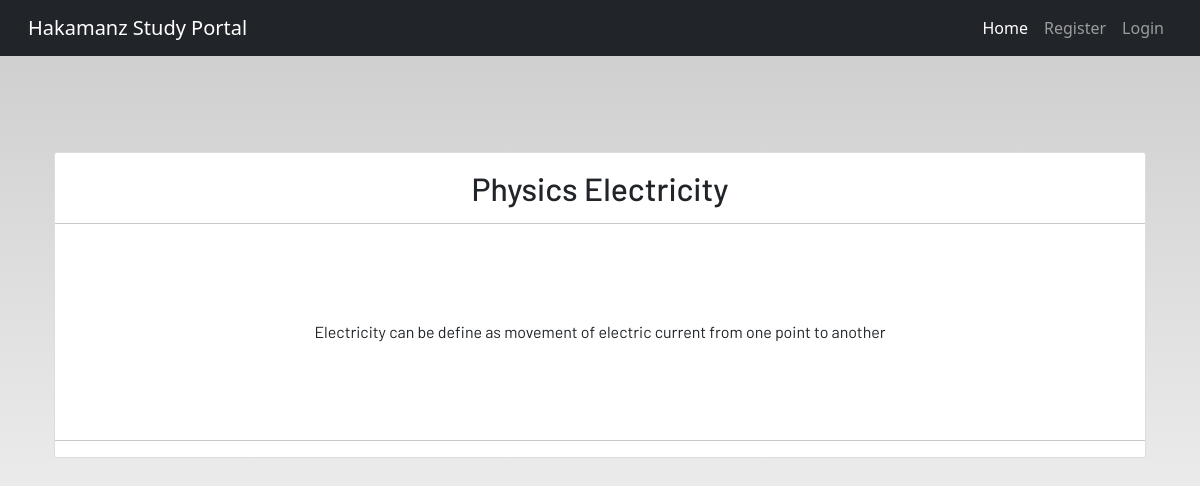
Screenshot of /note/detail/1 with the database file from the repository.
### dashbord/models.py (models this page shows, shortened)
class Note(models.Model):
    user = models.ForeignKey(User, on_delete=models.CASCADE)
    title = models.CharField(max_length=200)
    body = models.TextField()

### dashbord/views.py (the view)
# urls.py: path('note/detail/<int:pk>', views.note_detail.as_view(), name='note-detail'),
class note_detail(generic.DetailView):
    model = Note
    template_name = "dashboard/notes_detail.html"

### templates/dashboard/notes_detail.html
{% extends 'dashboard/base.html' %}
{% load static %}
{% block content %}
<section class='text-center container'>
    <div class="container">
        <div class="content-section p-0 mt-5">
            <div class="m-3">
                <h2>{{note.title}}</h2>
            </div>
            <hr class="p-0 m-0">
            <p class="description m-5 p-5">
                {{note.body}}
            </p>
            <hr>
        </div>
    </div>
</section>
{% endblock content %}

### static/css/main.css (style rules this page uses)
html { scroll-behavior: smooth; height: 100%; width: 100%; }
html, body { max-width: 100%; overflow-x: hidden; height: 100%; width: 100%; }
body { background: linear-gradient(rgba(0, 0, 0, 0.2), rgba(255, 255, 255, 0.5)); overflow-x: hidden; background-repeat: no-repeat; }
.content-section { background: #ffffff; padding: 10px 20px; border: 1px solid #dddddd; border-radius: 3px; margin-bottom: 20px; }

### rows the page displays
Note: title "Physics Electricity", body "Electricity can be define as movement of electric current from one point to another"
